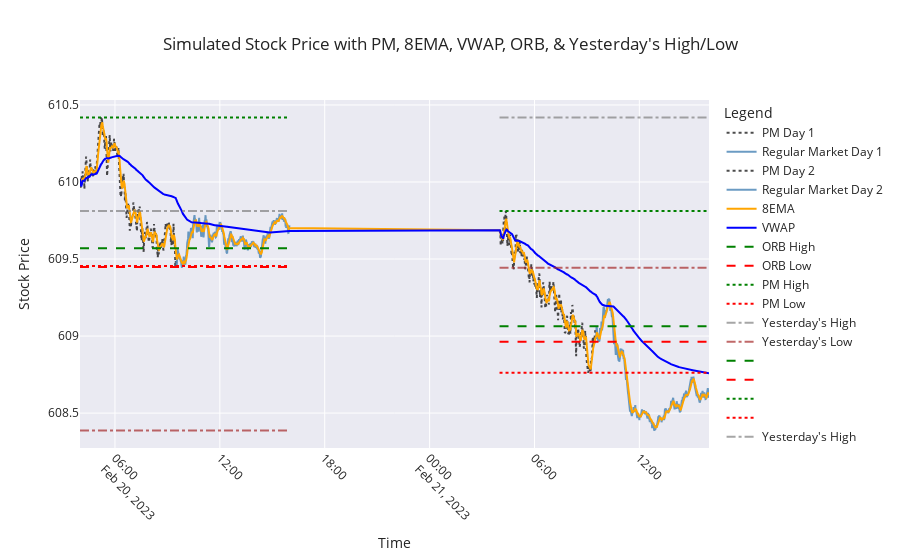

The code cell stored with this chart in its notebook:
### Code cell
import numpy as np  # Importing numpy for numerical operations
import pandas as pd
import seaborn as sns
from plotly.subplots import make_subplots
from ipywidgets import widgets
from IPython.display import display
from Gen_SPY_With_Indicators import simulate_stock  # Importing simulation function
import matplotlib.pyplot as plt  # Importing matplotlib for plotting
import matplotlib.ticker as mticker  # For proper Y-axis formatting

def generate_signals(df, stop_loss_pct=0.02):
    """ Generates trade signals based on ORB, VWAP, 8EMA, PM High/Low, and Yest High/Low """

    df['Signal'] = ''
    df['Stop_Loss'] = np.nan  # Initialize Stop_Loss column

    # Buy Call: Price breaks ORB High & supported by 8EMA & VWAP
    df.loc[
        (df['Close'] > df['ORB_High']) & 
        (df['Close'] > df['VWAP']) & 
        (df['Close'] > df['8EMA']),
        'Signal'
    ] = 'BUY CALL'

    # Sell Put: Price breaks ORB Low & rejected by 8EMA & VWAP
    df.loc[
        (df['Close'] < df['ORB_Low']) & 
        (df['Close'] < df['VWAP']) & 
        (df['Close'] < df['8EMA']),
        'Signal'
    ] = 'BUY PUT'

    # Boost Call Confidence if PM High or Yesterday's High is broken
    df.loc[
        (df['Signal'] == 'BUY CALL') & 
        ((df['Close'] > df['PM_High']) | (df['Close'] > df['Yest_High'])),
        'Signal'
    ] = 'STRONG BUY CALL'

    # Boost Put Confidence if PM Low or Yesterday's Low is broken
    df.loc[
        (df['Signal'] == 'BUY PUT') & 
        ((df['Close'] < df['PM_Low']) | (df['Close'] < df['Yest_Low'])),
        'Signal'
    ] = 'STRONG BUY PUT'

    # Add stop loss levels
    df.loc[df['Signal'].isin(['BUY CALL', 'STRONG BUY CALL']), 'Stop_Loss'] = df['Close'] * (1 - stop_loss_pct)
    df.loc[df['Signal'].isin(['BUY PUT', 'STRONG BUY PUT']), 'Stop_Loss'] = df['Close'] * (1 + stop_loss_pct)

    return df

# Simulate Stock Data for 2 Days
simulated_data, yesterday_high, yesterday_low = simulate_stock(number_of_days)

# Apply Signal Generation
simulated_data = generate_signals(simulated_data)

import plotly.express as px
import plotly.graph_objects as go

# Set seaborn style
sns.set(style="whitegrid")

# Create a subplot
fig = make_subplots(rows=1, cols=1)

# Function to update the plot based on the toggle button
def update_plot(change):
    fig.data = []  # Clear existing traces

    if toggle_button.value:
        # Add candlestick traces for each day
        for day in simulated_data["Day"].unique():
            day_data = simulated_data[simulated_data["Day"] == day]
            pm_data = day_data[day_data["Session"] == "PM"]
            market_data = day_data[day_data["Session"] == "Regular Market"]

            if not pm_data.empty:
                fig.add_trace(go.Candlestick(x=pm_data['Timestamp'], open=pm_data['Open'], high=pm_data['High'], low=pm_data['Low'], close=pm_data['Close'], name=f"PM Day {day}"))
            if not market_data.empty:
                fig.add_trace(go.Candlestick(x=market_data['Timestamp'], open=market_data['Open'], high=market_data['High'], low=market_data['Low'], close=market_data['Close'], name=f"Regular Market Day {day}"))
    else:
        # Add line traces for each day
        for day in simulated_data["Day"].unique():
            day_data = simulated_data[simulated_data["Day"] == day]
            pm_data = day_data[day_data["Session"] == "PM"]
            market_data = day_data[day_data["Session"] == "Regular Market"]

            fig.add_trace(go.Scatter(x=pm_data['Timestamp'], y=pm_data['Close'], mode='lines', name=f"PM Day {day}", line=dict(color="black", dash="dot"), opacity=0.7))
            fig.add_trace(go.Scatter(x=market_data['Timestamp'], y=market_data['Close'], mode='lines', name=f"Regular Market Day {day}", line=dict(color="steelblue"), opacity=0.8))

    # Add traces for indicators
    fig.add_trace(go.Scatter(x=simulated_data['Timestamp'], y=simulated_data['8EMA'], mode='lines', name="8EMA", line=dict(color="orange")))
    fig.add_trace(go.Scatter(x=simulated_data['Timestamp'], y=simulated_data['VWAP'], mode='lines', name="VWAP", line=dict(color="blue")))

    # Add traces for ORB and PM High/Low
    for day in simulated_data['Day'].unique():
        day_data = simulated_data[simulated_data['Day'] == day]
        fig.add_trace(go.Scatter(x=day_data['Timestamp'], y=day_data['ORB_High'], mode='lines', name="ORB High" if day == 1 else "", line=dict(color="green", dash="dash")))
        fig.add_trace(go.Scatter(x=day_data['Timestamp'], y=day_data['ORB_Low'], mode='lines', name="ORB Low" if day == 1 else "", line=dict(color="red", dash="dash")))
        fig.add_trace(go.Scatter(x=day_data['Timestamp'], y=day_data['PM_High'], mode='lines', name="PM High" if day == 1 else "", line=dict(color="green", dash="dot")))
        fig.add_trace(go.Scatter(x=day_data['Timestamp'], y=day_data['PM_Low'], mode='lines', name="PM Low" if day == 1 else "", line=dict(color="red", dash="dot")))

        market_open_time = day_data['Timestamp'].iloc[0]
        market_close_time = day_data['Timestamp'].iloc[-1]
        if day == 1:
            fig.add_trace(go.Scatter(x=[market_open_time, market_close_time], y=[yesterday_high, yesterday_high], mode='lines', name="Yesterday's High", line=dict(color="gray", dash="dashdot"), opacity=0.7))
            fig.add_trace(go.Scatter(x=[market_open_time, market_close_time], y=[yesterday_low, yesterday_low], mode='lines', name="Yesterday's Low", line=dict(color="brown", dash="dashdot"), opacity=0.7))
        else:
            fig.add_trace(go.Scatter(x=[market_open_time, market_close_time], y=[day_data['Yest_High'].iloc[0], day_data['Yest_High'].iloc[0]], mode='lines', name="Yesterday's High" if day == 2 else "", line=dict(color="gray", dash="dashdot"), opacity=0.7))
            fig.add_trace(go.Scatter(x=[market_open_time, market_close_time], y=[day_data['Yest_Low'].iloc[0], day_data['Yest_Low'].iloc[0]], mode='lines', name="Yesterday's Low" if day == 2 else "", line=dict(color="brown", dash="dashdot"), opacity=0.7))

    # Update layout for better appearance
    fig.update_layout(
        title="Simulated Stock Price with PM, 8EMA, VWAP, ORB, & Yesterday's High/Low",
        xaxis_title="Time",
        yaxis_title="Stock Price",
        legend_title="Legend",
        xaxis=dict(tickangle=45),
        template="seaborn"
    )

    # Show the plot
    fig.show()

# Create a toggle button
toggle_button = widgets.ToggleButton(
    value=False,
    description='Toggle Candlestick',
    disabled=False,
    button_style='',
    tooltip='Toggle between line and candlestick chart',
    icon='line-chart'
)

# Attach the update function to the toggle button
toggle_button.observe(update_plot, names='value')

# Display the toggle button
# display(toggle_button)

# Initial plot update
update_plot(None)

# Print any part of the simulated data that contains BUY CALL or BUY PUT signals during Regular Market session
print(simulated_data[(simulated_data['Signal'].isin(['BUY CALL', 'BUY PUT', 'STRONG BUY CALL', 'STRONG BUY PUT'])) & 
                     (simulated_data['Session'] == 'Regular Market')])

### Figure 1 — Plotly figure (JSON) as saved in the notebook; plotly's stock layout.template omitted (floating-point values rounded to 4 significant figures; data arrays with more than 128 entries replaced by an {"elided": "..."} marker saying what was removed)
{"data": [{"line": {"color": "black", "dash": "dot"}, "mode": "lines", "name": "PM Day 1", "opacity": 0.7, "type": "scatter", "x": {"elided": "330 str values"}, "y": {"elided": "330 float values"}}, {"line": {"color": "steelblue"}, "mode": "lines", "name": "Regular Market Day 1", "opacity": 0.8, "type": "scatter", "x": {"elided": "390 str values"}, "y": {"elided": "390 float values"}}, {"line": {"color": "black", "dash": "dot"}, "mode": "lines", "name": "PM Day 2", "opacity": 0.7, "type": "scatter", "x": {"elided": "330 str values"}, "y": {"elided": "330 float values"}}, {"line": {"color": "steelblue"}, "mode": "lines", "name": "Regular Market Day 2", "opacity": 0.8, "type": "scatter", "x": {"elided": "390 str values"}, "y": {"elided": "390 float values"}}, {"line": {"color": "orange"}, "mode": "lines", "name": "8EMA", "type": "scatter", "x": {"elided": "1440 str values"}, "y": {"elided": "1440 float values"}}, {"line": {"color": "blue"}, "mode": "lines", "name": "VWAP", "type": "scatter", "x": {"elided": "1440 str values"}, "y": {"elided": "1440 float values"}}, {"line": {"color": "green", "dash": "dash"}, "mode": "lines", "name": "ORB High", "type": "scatter", "x": {"elided": "720 str values"}, "y": {"elided": "720 float values"}}, {"line": {"color": "red", "dash": "dash"}, "mode": "lines", "name": "ORB Low", "type": "scatter", "x": {"elided": "720 str values"}, "y": {"elided": "720 float values"}}, {"line": {"color": "green", "dash": "dot"}, "mode": "lines", "name": "PM High", "type": "scatter", "x": {"elided": "720 str values"}, "y": {"elided": "720 float values"}}, {"line": {"color": "red", "dash": "dot"}, "mode": "lines", "name": "PM Low", "type": "scatter", "x": {"elided": "720 str values"}, "y": {"elided": "720 float values"}}, {"line": {"color": "gray", "dash": "dashdot"}, "mode": "lines", "name": "Yesterday's High", "opacity": 0.7, "type": "scatter", "x": ["2023-02-20T04:00:00", "2023-02-20T15:59:00"], "y": [609.8, 609.8]}, {"line": {"color": "brown", "dash": "dashdot"}, "mode": "lines", "name": "Yesterday's Low", "opacity": 0.7, "type": "scatter", "x": ["2023-02-20T04:00:00", "2023-02-20T15:59:00"], "y": [608.4, 608.4]}, {"line": {"color": "green", "dash": "dash"}, "mode": "lines", "name": "", "type": "scatter", "x": {"elided": "720 str values"}, "y": {"elided": "720 float values"}}, {"line": {"color": "red", "dash": "dash"}, "mode": "lines", "name": "", "type": "scatter", "x": {"elided": "720 str values"}, "y": {"elided": "720 float values"}}, {"line": {"color": "green", "dash": "dot"}, "mode": "lines", "name": "", "type": "scatter", "x": {"elided": "720 str values"}, "y": {"elided": "720 float values"}}, {"line": {"color": "red", "dash": "dot"}, "mode": "lines", "name": "", "type": "scatter", "x": {"elided": "720 str values"}, "y": {"elided": "720 float values"}}, {"line": {"color": "gray", "dash": "dashdot"}, "mode": "lines", "name": "Yesterday's High", "opacity": 0.7, "type": "scatter", "x": ["2023-02-21T04:00:00", "2023-02-21T15:59:00"], "y": [610.4, 610.4]}, {"line": {"color": "brown", "dash": "dashdot"}, "mode": "lines", "name": "Yesterday's Low", "opacity": 0.7, "type": "scatter", "x": ["2023-02-21T04:00:00", "2023-02-21T15:59:00"], "y": [609.4, 609.4]}], "layout": {"legend": {"title": {"text": "Legend"}}, "title": {"text": "Simulated Stock Price with PM, 8EMA, VWAP, ORB, & Yesterday's High/Low"}, "xaxis": {"anchor": "y", "domain": [0, 1], "tickangle": 45, "title": {"text": "Time"}}, "yaxis": {"anchor": "x", "domain": [0, 1], "title": {"text": "Stock Price"}}}}
